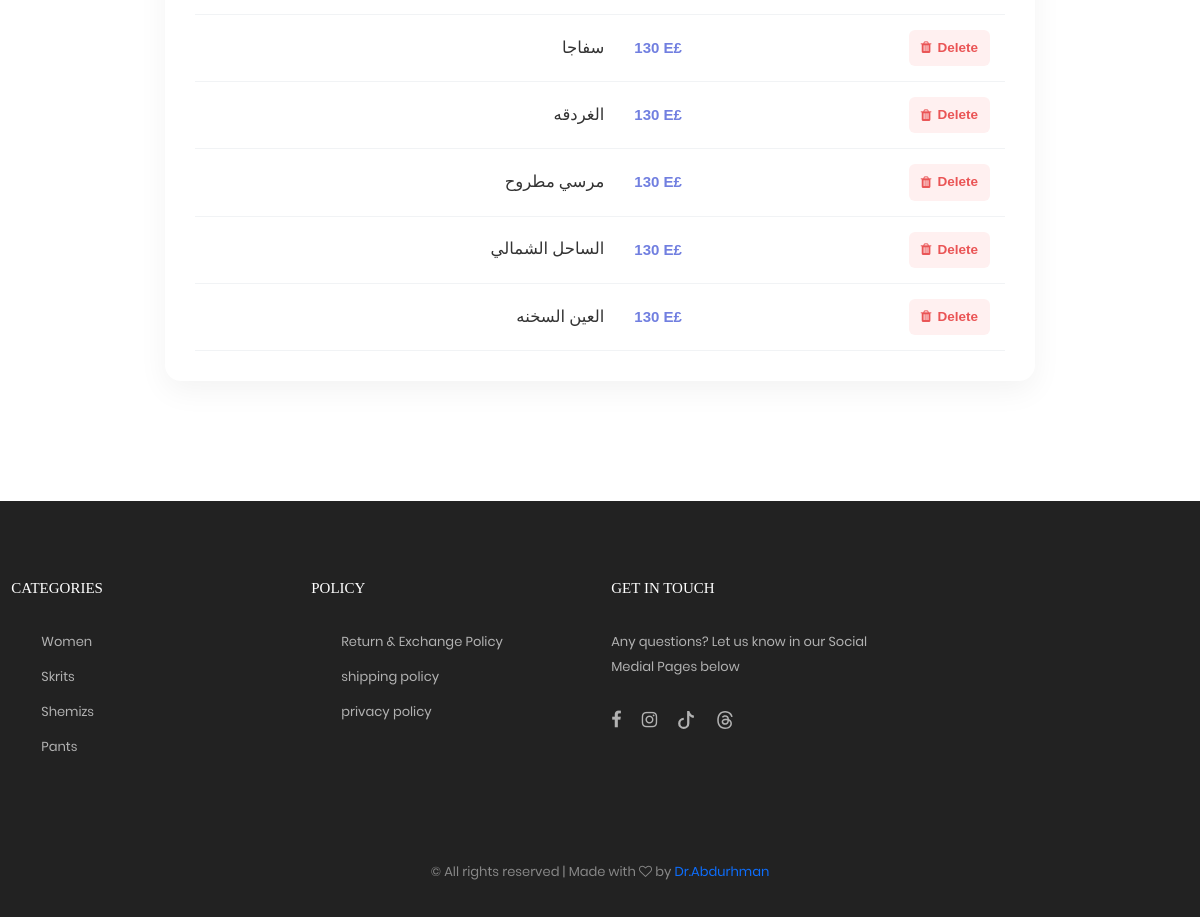
The page /admin/shipping (signed in, lower part) on the database as committed earlier.
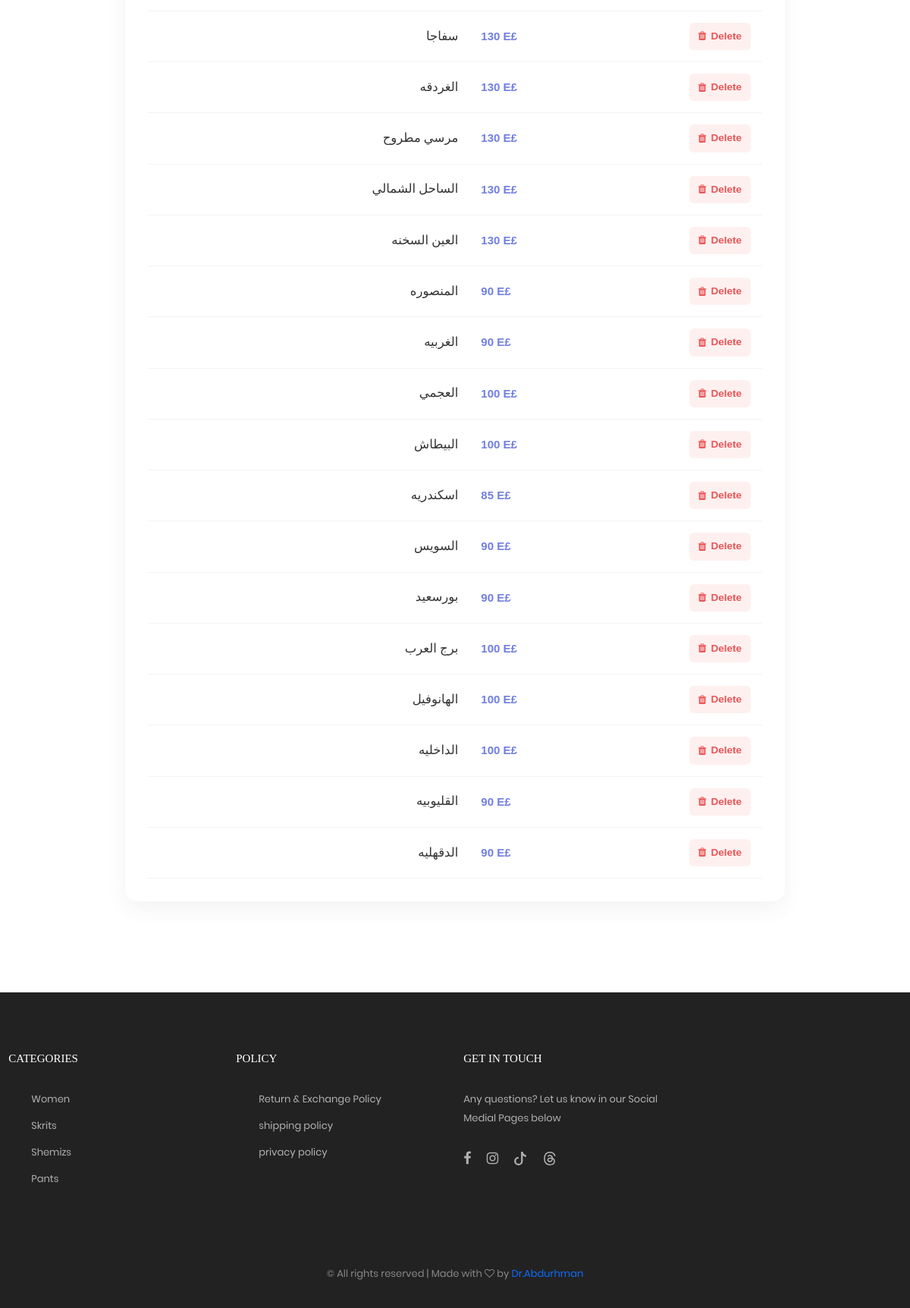
The same page on the database as committed later.
### server.py (models this page shows)
class ShippingPrice(db.Model):
    __tablename__='shipping_prices'
    id:Mapped[int] = mapped_column(Integer, primary_key=True)
    city:Mapped[str] = mapped_column(String(155), nullable=False)
    price:Mapped[int] = mapped_column(Integer, nullable=False)

### server.py (the view)
@app.route('/admin/shipping')
@login_required
def shipping_dashboard():
    prices = ShippingPrice.query.all()
    return render_template('shipping_dashboard.html', prices=prices)

### server.py (called while the page is built)
@login_manager.user_loader
def userloader(user_id):
    return db.get_or_404(Admin, user_id)

@app.before_request
def ensure_session():
    if 'session_id' not in session:
        import uuid
        session['session_id'] = str(uuid.uuid4())

### templates/shipping_dashboard.html (shortened to what this page needs)
<!doctype html>
<html lang="en">
  <head>
    <link
      rel="stylesheet"
      href="{{ url_for('static', filename='vendor/bootstrap/css/bootstrap.min.css') }}"
    />
    <link
      href="https://cdn.jsdelivr.net/npm/bootstrap@5.3.8/dist/css/bootstrap.min.css"
      rel="stylesheet"
    />
    <link
      rel="stylesheet"
      href="{{ url_for('static', filename='fonts/font-awesome-4.7.0/css/font-awesome.min.css') }}"
    />
    <link
      rel="stylesheet"
      href="{{ url_for('static', filename='css/util.css') }}"
    />
    <link
      rel="stylesheet"
      href="{{ url_for('static', filename='css/main.css') }}"
    />
  </head>
  <body>
    <div class="dashboard-container">
      <div class="shipping-card">
        <div class="table-wrapper">
          <table class="shipping-table">
            <tbody>
              {% for item in prices %}
              <tr>
                <td
                  style="
                    font-size: 1.1rem;
                    font-family: &quot;Cairo&quot;, sans-serif;
                  "
                  dir="auto"
                >
                  {{ item.city }}
                </td>
                <td style="font-weight: 700; color: #717fe0">
                  {{ item.price }} E£
                </td>
                <td>
                  <form
                    action="/admin/shipping/delete/{{ item.id }}"
                    method="POST"
                    style="margin: 0; display: inline"
                  >
                    <button
                      type="submit"
                      class="delete-btn"
                      onclick="
                        return confirm(
                          'Are you sure you want to delete this city?',
                        );
                      "
                    >
                      <i class="fa fa-trash"></i> Delete
                    </button>
                  </form>
                </td>
              </tr>
              {% endfor %}
            </tbody>
          </table>
        </div>
      </div>
    </div>
    {% include 'footer.html' %}
  </body>
</html>

### templates/footer.html (shortened to what this page needs)
<footer class="bg3 p-t-75 p-b-32">
  <div class="container">
    <div class="row">
      <div class="col-sm-6 col-lg-3 p-b-50">
        <h4 class="stext-301 cl0 p-b-30">Categories</h4>
        <ul>
          <li class="p-b-10">
            <a href="#" class="stext-107 cl7 hov-cl1 trans-04">Women</a>
          </li>
          <li class="p-b-10">
            <a href="#" class="stext-107 cl7 hov-cl1 trans-04">Skrits</a>
          </li>
          <li class="p-b-10">
            <a href="#" class="stext-107 cl7 hov-cl1 trans-04">Shemizs</a>
          </li>
          <li class="p-b-10">
            <a href="#" class="stext-107 cl7 hov-cl1 trans-04">Pants</a>
          </li>
        </ul>
      </div>
      <div class="col-sm-6 col-lg-3 p-b-50">
        <h4 class="stext-301 cl0 p-b-30">policy</h4>
        <ul>
          <li class="p-b-10">
            <a
              href="{{ url_for('return_policy') }}"
              class="stext-107 cl7 hov-cl1 trans-04"
              >Return & Exchange Policy</a
            >
          </li>
          <li class="p-b-10">
            <a
              href="{{ url_for('shipping_policy') }}"
              class="stext-107 cl7 hov-cl1 trans-04"
              >shipping policy</a
            >
          </li>
          <li class="p-b-10">
            <a
              href="{{ url_for('privacy_policy') }}"
              class="stext-107 cl7 hov-cl1 trans-04"
              >privacy policy</a
            >
          </li>
        </ul>
      </div>
      <div class="col-sm-6 col-lg-3 p-b-50">
        <h4 class="stext-301 cl0 p-b-30">GET IN TOUCH</h4>
        <p class="stext-107 cl7 size-201">
          Any questions? Let us know in our Social Medial Pages below
        </p>
        <div class="p-t-27">
          <a
            href="https://www.facebook.com/profile.php?id=100064268521977"
            class="fs-18 cl7 hov-cl1 trans-04 m-r-16"
            ><i class="fa fa-facebook"></i
          ></a>
          <a
            href="https://www.instagram.com/hebashaarawishop"
            class="fs-18 cl7 hov-cl1 trans-04 m-r-16"
            ><i class="fa fa-instagram"></i
          ></a>
          <a
            href="https://www.tiktok.com/@heba.sharawey.sho?_r=1&_t=ZS-951oSjhRXxA"
            class="fs-18 cl7 hov-cl1 trans-04 m-r-16"
            ><svg
              xmlns="http://www.w3.org/2000/svg"
              width="18"
              height="18"
              fill="currentColor"
              class="bi bi-tiktok"
              viewBox="0 0 16 16"
              style="margin-bottom: 3px"
            >
              <path
                d="M9 0h1.98c.144.715.54 1.617 1.235 2.512C12.895 3.389 13.797 4 15 4v2c-1.753 0-3.07-.814-4-1.829V11a5 5 0 1 1-5-5v2a3 3 0 1 0 3 3V0Z"
              /></svg
          ></a>
          <a
            href="https://www.threads.net/@hebashaarawishop?xmt=AQF0weJggbl3lBys2rzg_7pddeby8XAbIkm8R47okdVA-2Q"
            class="fs-18 cl7 hov-cl1 trans-04 m-r-16"
            ></a>
        </div>
      </div>
    </div>
    <div class="p-t-40">
      <p class="stext-107 cl6 txt-center">
        &copy; {{ current_year }} All rights reserved | Made with
        <i class="fa fa-heart-o" aria-hidden="true"></i> by
        <a href="https://www.facebook.com/no.smile.39982" target="_blank"
          >Dr.Abdurhman</a
        >
      </p>
    </div>
  </div>
</footer>

### static/css/main.css (style rules this page uses)
.container { max-width: 1380px; }
@media (max-width: 1600px) { .container { max-width: 1200px; } }
.cl0 { color: #fff; }
.cl6 { color: #888; }
.cl7 { color: #b2b2b2; }
.stext-107 { font-family: Poppins-Regular; font-size: 13px; line-height: 1.923; }
.stext-301 { font-family: Montserrat-Bold; font-size: 15px; line-height: 1.6; text-transform: uppercase; }
.size-201 { max-width: 270px; }
.bg3 { background-color: #222; }

### templates/shipping_dashboard.html (style rules this page uses)
a { text-decoration: none !important; }
body { font-family: Arial; min-height: 100vh; padding: 0; background-color: white; margin-top: 0; }
.dashboard-container { max-width: 900px; margin: 120px auto; padding: 0 15px; }
.shipping-card { background: white; border-radius: 16px; padding: 30px; box-shadow: 0 10px 30px rgba(0, 0, 0, 0.05); margin-bottom: 30px; position: relative; overflow: hidden; }
.shipping-card::before { content: ""; position: absolute; top: 0; left: 0; width: 100%; height: 6px; background: linear-gradient(135deg, #717fe0, #5666da); }
.table-wrapper { width: 100%; overflow-x: auto; }
.shipping-table { width: 100%; border-collapse: collapse; }
.delete-btn { background: #fff0f0; color: #ea5455; border: none; padding: 8px 12px; border-radius: 6px; cursor: pointer; transition: 0.2s; display: inline-flex; align-items: center; gap: 6px; font-weight: 600; font-size: 0.9rem; }

Rows that differ between the two databases and show on the page:
added ShippingPrice: city "المنصوره", price "90"
added ShippingPrice: city "الغربيه", price "90"
added ShippingPrice: city "العجمي", price "100"
added ShippingPrice: city "البيطاش", price "100"
added ShippingPrice: city "اسكندريه", price "85"
added ShippingPrice: city "السويس", price "90"
added ShippingPrice: city "بورسعيد", price "90"
added ShippingPrice: city "برج العرب", price "100"
added ShippingPrice: city "الهانوفيل", price "100"
added ShippingPrice: city "الداخليه", price "100"
added ShippingPrice: city "القليوبيه", price "90"
added ShippingPrice: city "الدقهليه", price "90"
